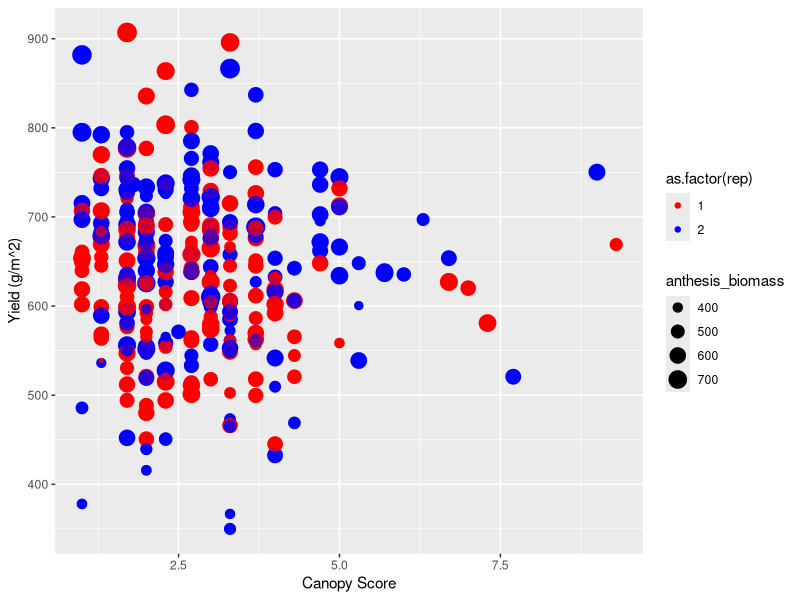
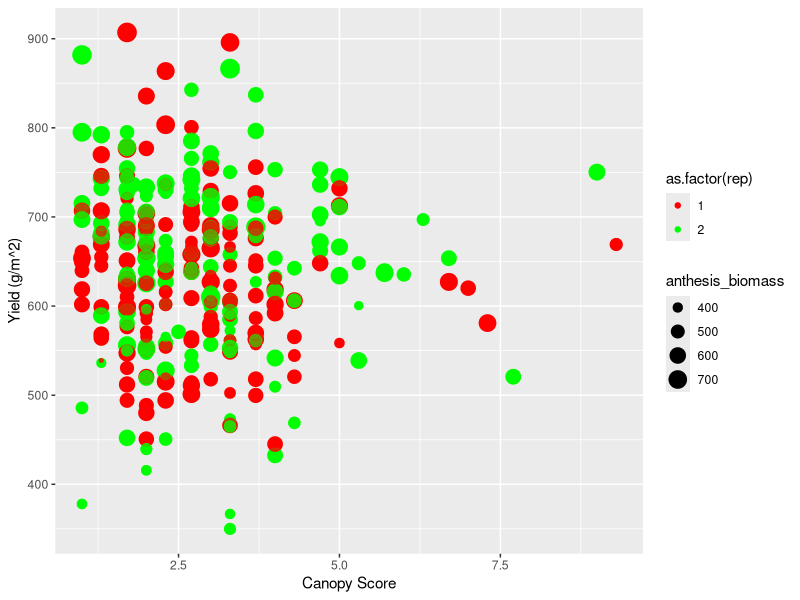
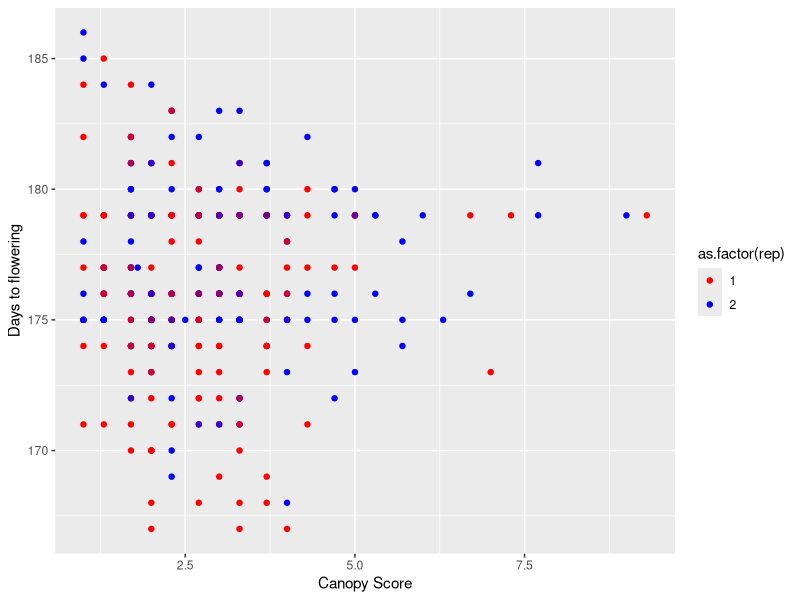
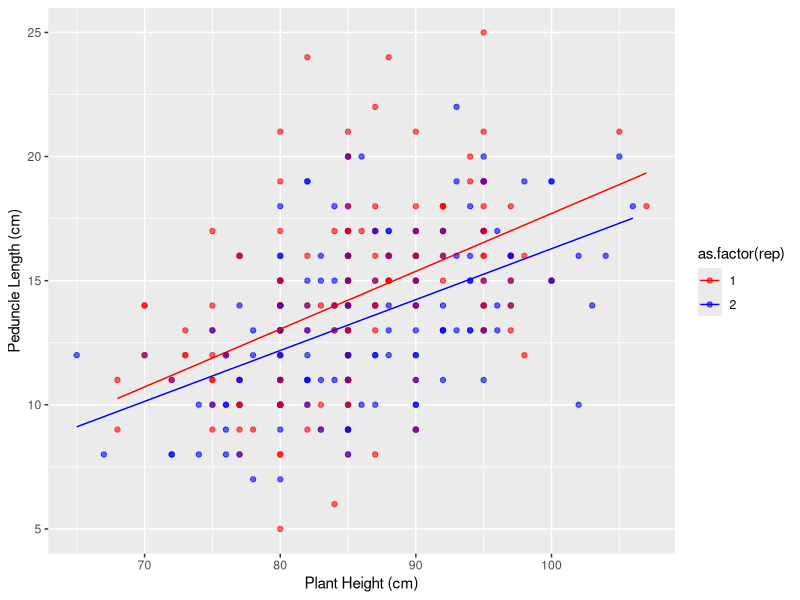

Reproduce these figures in R, in order.
## ---- chunk 1
knitr::opts_chunk$set(
  results = 'asis',
  echo = FALSE,
  warning = FALSE,
  message = FALSE,
  fig.align = 'center'
  )

#Load libraries
library(tidyverse)
library(kableExtra)
## ---- chunk 2
my_ges_2019 <- read_csv("data/my_ges_2019.csv") %>% 
rename('canopy score'= canopy_score,'days to flowering'=flowering_das,'plant height (cm)'=plant_ht,'anthesis biomass (g)'=anthesis_biomass,"peduncle length (cm)"=peduncle_length,'yield (g/m^2)'=plot_yield)

knitr::kable(sample_n(my_ges_2019, size = 5), format = "html", caption = "Measurement of key traits for erect and floppy canopy in spring wheat") %>% kable_styling("striped")
## ---- chunk 3
my_ges_2019 <- read_csv("data/my_ges_2019.csv")
my_ges_2019 %>%
  filter(canopy_score <= 3.0,plot_yield>=mean(plot_yield)) 
  my_2019 <- ggplot(data=my_ges_2019,mapping = aes(x = canopy_score, y = plot_yield,color =as.factor(rep), size = anthesis_biomass)) +
  geom_point() +
  scale_colour_manual(values = c("red","blue"))
  my_2019 +
    labs(x="Canopy Score",
         y="Yield (g/m^2)")+
    geom_point(alpha=0.2)
## ---- chunk 4
my_ges_2019 <- read_csv("data/my_ges_2019.csv")
my_ges_2019 %>% 
  filter(canopy_score> 3.0,plot_yield<mean(plot_yield))  
  my_2019 <- ggplot(data=my_ges_2019,mapping=aes(x = canopy_score, y = plot_yield,color =as.factor(rep), size = anthesis_biomass)) +
  geom_point() +
  scale_colour_manual(values = c("red", "green"))
  my_2019+
    labs(x="Canopy Score",
         y="Yield (g/m^2)")+
    geom_point(alpha=0.2)

## ---- chunk 5
my_ges_2019 <- read_csv("data/my_ges_2019.csv")

  my_2019 <- ggplot(data=my_ges_2019,mapping=aes(x = canopy_score, y = flowering_das,color =as.factor(rep))) +
  geom_point()+
  scale_colour_manual(values = c("red", "blue"))
  my_2019+
  labs(x="Canopy Score",
         y="Days to flowering")+
    geom_point(alpha=0.2)
  
## ---- chunk 6
my_2019 <- ggplot(data = my_ges_2019, aes(x = plant_ht, y = peduncle_length,color =as.factor(rep))) +
  geom_point(alpha=0.5) + 
   scale_colour_manual(values = c("red", "blue"))+
  geom_smooth(method = "lm",size=0.5,se=F)
   my_2019+
  labs(x="Plant Height (cm)",
         y="Peduncle Length (cm)")+
    geom_point(alpha=0.2)
